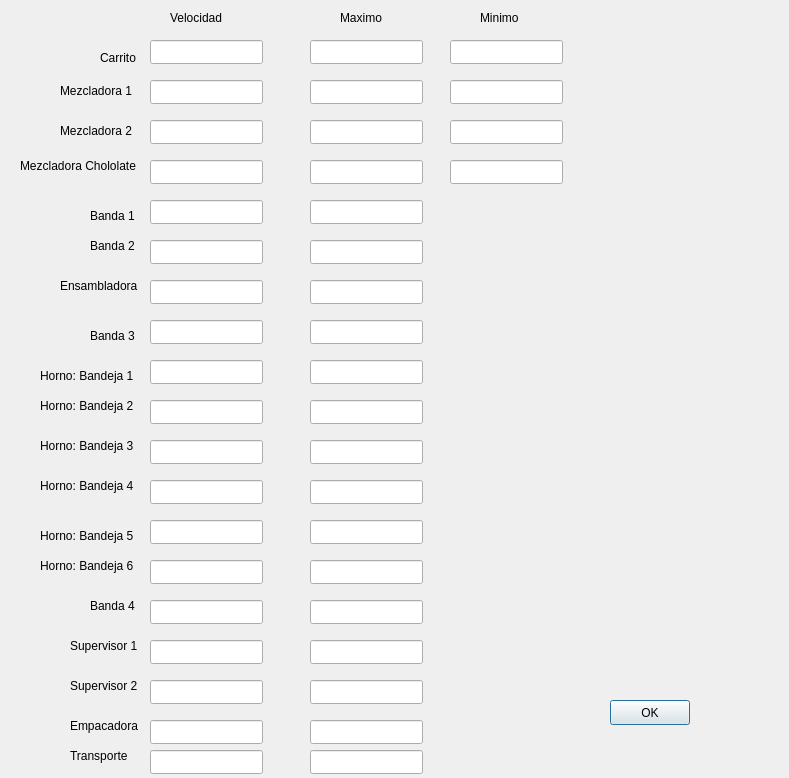
<?xml version="1.0" encoding="UTF-8"?>
<ui version="4.0">
 <class>parametros</class>
 <widget class="QDialog" name="parametros">
  <property name="geometry">
   <rect>
    <x>0</x>
    <y>0</y>
    <width>789</width>
    <height>778</height>
   </rect>
  </property>
  <property name="windowTitle">
   <string>Dialog</string>
  </property>
  <widget class="QLabel" name="label">
   <property name="geometry">
    <rect>
     <x>100</x>
     <y>50</y>
     <width>55</width>
     <height>16</height>
    </rect>
   </property>
   <property name="text">
    <string>Carrito</string>
   </property>
  </widget>
  <widget class="QLabel" name="label_2">
   <property name="geometry">
    <rect>
     <x>60</x>
     <y>80</y>
     <width>81</width>
     <height>21</height>
    </rect>
   </property>
   <property name="text">
    <string>Mezcladora 1</string>
   </property>
  </widget>
  <widget class="QLabel" name="label_3">
   <property name="geometry">
    <rect>
     <x>60</x>
     <y>120</y>
     <width>81</width>
     <height>21</height>
    </rect>
   </property>
   <property name="text">
    <string>Mezcladora 2</string>
   </property>
  </widget>
  <widget class="QLabel" name="label_4">
   <property name="geometry">
    <rect>
     <x>20</x>
     <y>150</y>
     <width>131</width>
     <height>31</height>
    </rect>
   </property>
   <property name="text">
    <string>Mezcladora Chololate</string>
   </property>
  </widget>
  <widget class="QLabel" name="label_5">
   <property name="geometry">
    <rect>
     <x>90</x>
     <y>200</y>
     <width>51</width>
     <height>31</height>
    </rect>
   </property>
   <property name="text">
    <string>Banda 1</string>
   </property>
  </widget>
  <widget class="QLabel" name="label_6">
   <property name="geometry">
    <rect>
     <x>90</x>
     <y>230</y>
     <width>51</width>
     <height>31</height>
    </rect>
   </property>
   <property name="text">
    <string>Banda 2</string>
   </property>
  </widget>
  <widget class="QLabel" name="label_7">
   <property name="geometry">
    <rect>
     <x>60</x>
     <y>270</y>
     <width>131</width>
     <height>31</height>
    </rect>
   </property>
   <property name="text">
    <string>Ensambladora</string>
   </property>
  </widget>
  <widget class="QLabel" name="label_8">
   <property name="geometry">
    <rect>
     <x>90</x>
     <y>320</y>
     <width>131</width>
     <height>31</height>
    </rect>
   </property>
   <property name="text">
    <string>Banda 3</string>
   </property>
  </widget>
  <widget class="QLabel" name="label_9">
   <property name="geometry">
    <rect>
     <x>40</x>
     <y>360</y>
     <width>131</width>
     <height>31</height>
    </rect>
   </property>
   <property name="text">
    <string>Horno: Bandeja 1</string>
   </property>
  </widget>
  <widget class="QLabel" name="label_10">
   <property name="geometry">
    <rect>
     <x>40</x>
     <y>390</y>
     <width>131</width>
     <height>31</height>
    </rect>
   </property>
   <property name="text">
    <string>Horno: Bandeja 2</string>
   </property>
  </widget>
  <widget class="QLabel" name="label_11">
   <property name="geometry">
    <rect>
     <x>40</x>
     <y>430</y>
     <width>131</width>
     <height>31</height>
    </rect>
   </property>
   <property name="text">
    <string>Horno: Bandeja 3</string>
   </property>
  </widget>
  <widget class="QLabel" name="label_12">
   <property name="geometry">
    <rect>
     <x>40</x>
     <y>470</y>
     <width>131</width>
     <height>31</height>
    </rect>
   </property>
   <property name="text">
    <string>Horno: Bandeja 4</string>
   </property>
  </widget>
  <widget class="QLabel" name="label_13">
   <property name="geometry">
    <rect>
     <x>40</x>
     <y>550</y>
     <width>131</width>
     <height>31</height>
    </rect>
   </property>
   <property name="text">
    <string>Horno: Bandeja 6</string>
   </property>
  </widget>
  <widget class="QLabel" name="label_14">
   <property name="geometry">
    <rect>
     <x>40</x>
     <y>520</y>
     <width>131</width>
     <height>31</height>
    </rect>
   </property>
   <property name="text">
    <string>Horno: Bandeja 5</string>
   </property>
  </widget>
  <widget class="QLabel" name="label_15">
   <property name="geometry">
    <rect>
     <x>70</x>
     <y>630</y>
     <width>131</width>
     <height>31</height>
    </rect>
   </property>
   <property name="text">
    <string>Supervisor 1</string>
   </property>
  </widget>
  <widget class="QLabel" name="label_16">
   <property name="geometry">
    <rect>
     <x>90</x>
     <y>590</y>
     <width>131</width>
     <height>31</height>
    </rect>
   </property>
   <property name="text">
    <string>Banda 4</string>
   </property>
  </widget>
  <widget class="QLabel" name="label_17">
   <property name="geometry">
    <rect>
     <x>70</x>
     <y>670</y>
     <width>131</width>
     <height>31</height>
    </rect>
   </property>
   <property name="text">
    <string>Supervisor 2</string>
   </property>
  </widget>
  <widget class="QLabel" name="label_18">
   <property name="geometry">
    <rect>
     <x>70</x>
     <y>710</y>
     <width>131</width>
     <height>31</height>
    </rect>
   </property>
   <property name="text">
    <string>Empacadora</string>
   </property>
  </widget>
  <widget class="QLabel" name="label_19">
   <property name="geometry">
    <rect>
     <x>70</x>
     <y>740</y>
     <width>71</width>
     <height>31</height>
    </rect>
   </property>
   <property name="text">
    <string>Transporte</string>
   </property>
  </widget>
  <widget class="QLabel" name="label_20">
   <property name="geometry">
    <rect>
     <x>170</x>
     <y>10</y>
     <width>61</width>
     <height>16</height>
    </rect>
   </property>
   <property name="text">
    <string>Velocidad</string>
   </property>
  </widget>
  <widget class="QLabel" name="label_21">
   <property name="geometry">
    <rect>
     <x>480</x>
     <y>10</y>
     <width>55</width>
     <height>16</height>
    </rect>
   </property>
   <property name="text">
    <string>Minimo</string>
   </property>
  </widget>
  <widget class="QLabel" name="label_22">
   <property name="geometry">
    <rect>
     <x>340</x>
     <y>10</y>
     <width>55</width>
     <height>16</height>
    </rect>
   </property>
   <property name="text">
    <string>Maximo</string>
   </property>
  </widget>
  <widget class="QPushButton" name="btnOk">
   <property name="geometry">
    <rect>
     <x>610</x>
     <y>700</y>
     <width>80</width>
     <height>25</height>
    </rect>
   </property>
   <property name="text">
    <string>OK</string>
   </property>
  </widget>
  <widget class="QLineEdit" name="txtCarritoV">
   <property name="geometry">
    <rect>
     <x>150</x>
     <y>40</y>
     <width>113</width>
     <height>24</height>
    </rect>
   </property>
  </widget>
  <widget class="QLineEdit" name="txtCarritoMn">
   <property name="geometry">
    <rect>
     <x>450</x>
     <y>40</y>
     <width>113</width>
     <height>24</height>
    </rect>
   </property>
  </widget>
  <widget class="QLineEdit" name="txtBanda1V">
   <property name="geometry">
    <rect>
     <x>150</x>
     <y>200</y>
     <width>113</width>
     <height>24</height>
    </rect>
   </property>
  </widget>
  <widget class="QLineEdit" name="txtMezcChocV">
   <property name="geometry">
    <rect>
     <x>150</x>
     <y>160</y>
     <width>113</width>
     <height>24</height>
    </rect>
   </property>
  </widget>
  <widget class="QLineEdit" name="txtEnsamV">
   <property name="geometry">
    <rect>
     <x>150</x>
     <y>280</y>
     <width>113</width>
     <height>24</height>
    </rect>
   </property>
  </widget>
  <widget class="QLineEdit" name="txtBanda2V">
   <property name="geometry">
    <rect>
     <x>150</x>
     <y>240</y>
     <width>113</width>
     <height>24</height>
    </rect>
   </property>
  </widget>
  <widget class="QLineEdit" name="txtMezc2V">
   <property name="geometry">
    <rect>
     <x>150</x>
     <y>120</y>
     <width>113</width>
     <height>24</height>
    </rect>
   </property>
  </widget>
  <widget class="QLineEdit" name="txtMezc1V">
   <property name="geometry">
    <rect>
     <x>150</x>
     <y>80</y>
     <width>113</width>
     <height>24</height>
    </rect>
   </property>
  </widget>
  <widget class="QLineEdit" name="txtBandeja1V">
   <property name="geometry">
    <rect>
     <x>150</x>
     <y>360</y>
     <width>113</width>
     <height>24</height>
    </rect>
   </property>
  </widget>
  <widget class="QLineEdit" name="txtBanda3V">
   <property name="geometry">
    <rect>
     <x>150</x>
     <y>320</y>
     <width>113</width>
     <height>24</height>
    </rect>
   </property>
  </widget>
  <widget class="QLineEdit" name="txtBandeja2V">
   <property name="geometry">
    <rect>
     <x>150</x>
     <y>400</y>
     <width>113</width>
     <height>24</height>
    </rect>
   </property>
  </widget>
  <widget class="QLineEdit" name="txtBandeja6V">
   <property name="geometry">
    <rect>
     <x>150</x>
     <y>560</y>
     <width>113</width>
     <height>24</height>
    </rect>
   </property>
  </widget>
  <widget class="QLineEdit" name="txtBandeja4V">
   <property name="geometry">
    <rect>
     <x>150</x>
     <y>480</y>
     <width>113</width>
     <height>24</height>
    </rect>
   </property>
  </widget>
  <widget class="QLineEdit" name="txtBandeja5V">
   <property name="geometry">
    <rect>
     <x>150</x>
     <y>520</y>
     <width>113</width>
     <height>24</height>
    </rect>
   </property>
  </widget>
  <widget class="QLineEdit" name="txtBandeja3V">
   <property name="geometry">
    <rect>
     <x>150</x>
     <y>440</y>
     <width>113</width>
     <height>24</height>
    </rect>
   </property>
  </widget>
  <widget class="QLineEdit" name="txtSuper1V">
   <property name="geometry">
    <rect>
     <x>150</x>
     <y>640</y>
     <width>113</width>
     <height>24</height>
    </rect>
   </property>
  </widget>
  <widget class="QLineEdit" name="txtBanda4V">
   <property name="geometry">
    <rect>
     <x>150</x>
     <y>600</y>
     <width>113</width>
     <height>24</height>
    </rect>
   </property>
  </widget>
  <widget class="QLineEdit" name="txtEmpacV">
   <property name="geometry">
    <rect>
     <x>150</x>
     <y>720</y>
     <width>113</width>
     <height>24</height>
    </rect>
   </property>
  </widget>
  <widget class="QLineEdit" name="txtSuper2V">
   <property name="geometry">
    <rect>
     <x>150</x>
     <y>680</y>
     <width>113</width>
     <height>24</height>
    </rect>
   </property>
  </widget>
  <widget class="QLineEdit" name="txtTranspV">
   <property name="geometry">
    <rect>
     <x>150</x>
     <y>750</y>
     <width>113</width>
     <height>24</height>
    </rect>
   </property>
  </widget>
  <widget class="QLineEdit" name="txtBandeja5Mx">
   <property name="geometry">
    <rect>
     <x>310</x>
     <y>520</y>
     <width>113</width>
     <height>24</height>
    </rect>
   </property>
  </widget>
  <widget class="QLineEdit" name="txtMezcChocMx">
   <property name="geometry">
    <rect>
     <x>310</x>
     <y>160</y>
     <width>113</width>
     <height>24</height>
    </rect>
   </property>
  </widget>
  <widget class="QLineEdit" name="txtBandeja6Mx">
   <property name="geometry">
    <rect>
     <x>310</x>
     <y>560</y>
     <width>113</width>
     <height>24</height>
    </rect>
   </property>
  </widget>
  <widget class="QLineEdit" name="txtBandeja2Mx">
   <property name="geometry">
    <rect>
     <x>310</x>
     <y>400</y>
     <width>113</width>
     <height>24</height>
    </rect>
   </property>
  </widget>
  <widget class="QLineEdit" name="txtEmpacMx">
   <property name="geometry">
    <rect>
     <x>310</x>
     <y>720</y>
     <width>113</width>
     <height>24</height>
    </rect>
   </property>
  </widget>
  <widget class="QLineEdit" name="txtSuper1Mx">
   <property name="geometry">
    <rect>
     <x>310</x>
     <y>640</y>
     <width>113</width>
     <height>24</height>
    </rect>
   </property>
  </widget>
  <widget class="QLineEdit" name="txtBanda3Mx">
   <property name="geometry">
    <rect>
     <x>310</x>
     <y>320</y>
     <width>113</width>
     <height>24</height>
    </rect>
   </property>
  </widget>
  <widget class="QLineEdit" name="txtSuper2Mx">
   <property name="geometry">
    <rect>
     <x>310</x>
     <y>680</y>
     <width>113</width>
     <height>24</height>
    </rect>
   </property>
  </widget>
  <widget class="QLineEdit" name="txtCarritoMx">
   <property name="geometry">
    <rect>
     <x>310</x>
     <y>40</y>
     <width>113</width>
     <height>24</height>
    </rect>
   </property>
  </widget>
  <widget class="QLineEdit" name="txtTrasnpMx">
   <property name="geometry">
    <rect>
     <x>310</x>
     <y>750</y>
     <width>113</width>
     <height>24</height>
    </rect>
   </property>
  </widget>
  <widget class="QLineEdit" name="txtMezc1Mx">
   <property name="geometry">
    <rect>
     <x>310</x>
     <y>80</y>
     <width>113</width>
     <height>24</height>
    </rect>
   </property>
  </widget>
  <widget class="QLineEdit" name="txtMezc2Mx">
   <property name="geometry">
    <rect>
     <x>310</x>
     <y>120</y>
     <width>113</width>
     <height>24</height>
    </rect>
   </property>
  </widget>
  <widget class="QLineEdit" name="txtBandeja1Mx">
   <property name="geometry">
    <rect>
     <x>310</x>
     <y>360</y>
     <width>113</width>
     <height>24</height>
    </rect>
   </property>
  </widget>
  <widget class="QLineEdit" name="txtBandeja3Mx">
   <property name="geometry">
    <rect>
     <x>310</x>
     <y>440</y>
     <width>113</width>
     <height>24</height>
    </rect>
   </property>
  </widget>
  <widget class="QLineEdit" name="txtBandeja4Mx">
   <property name="geometry">
    <rect>
     <x>310</x>
     <y>480</y>
     <width>113</width>
     <height>24</height>
    </rect>
   </property>
  </widget>
  <widget class="QLineEdit" name="txtEnsamMx">
   <property name="geometry">
    <rect>
     <x>310</x>
     <y>280</y>
     <width>113</width>
     <height>24</height>
    </rect>
   </property>
  </widget>
  <widget class="QLineEdit" name="txtBanda1Mx">
   <property name="geometry">
    <rect>
     <x>310</x>
     <y>200</y>
     <width>113</width>
     <height>24</height>
    </rect>
   </property>
  </widget>
  <widget class="QLineEdit" name="txtBanda4Mx">
   <property name="geometry">
    <rect>
     <x>310</x>
     <y>600</y>
     <width>113</width>
     <height>24</height>
    </rect>
   </property>
  </widget>
  <widget class="QLineEdit" name="txtBanda2Mx">
   <property name="geometry">
    <rect>
     <x>310</x>
     <y>240</y>
     <width>113</width>
     <height>24</height>
    </rect>
   </property>
  </widget>
  <widget class="QLineEdit" name="txtMezc1Mn">
   <property name="geometry">
    <rect>
     <x>450</x>
     <y>80</y>
     <width>113</width>
     <height>24</height>
    </rect>
   </property>
  </widget>
  <widget class="QLineEdit" name="txtMezc2Mn">
   <property name="geometry">
    <rect>
     <x>450</x>
     <y>120</y>
     <width>113</width>
     <height>24</height>
    </rect>
   </property>
  </widget>
  <widget class="QLineEdit" name="txtMezcChocMn">
   <property name="geometry">
    <rect>
     <x>450</x>
     <y>160</y>
     <width>113</width>
     <height>24</height>
    </rect>
   </property>
  </widget>
 </widget>
 <resources/>
 <connections/>
</ui>
